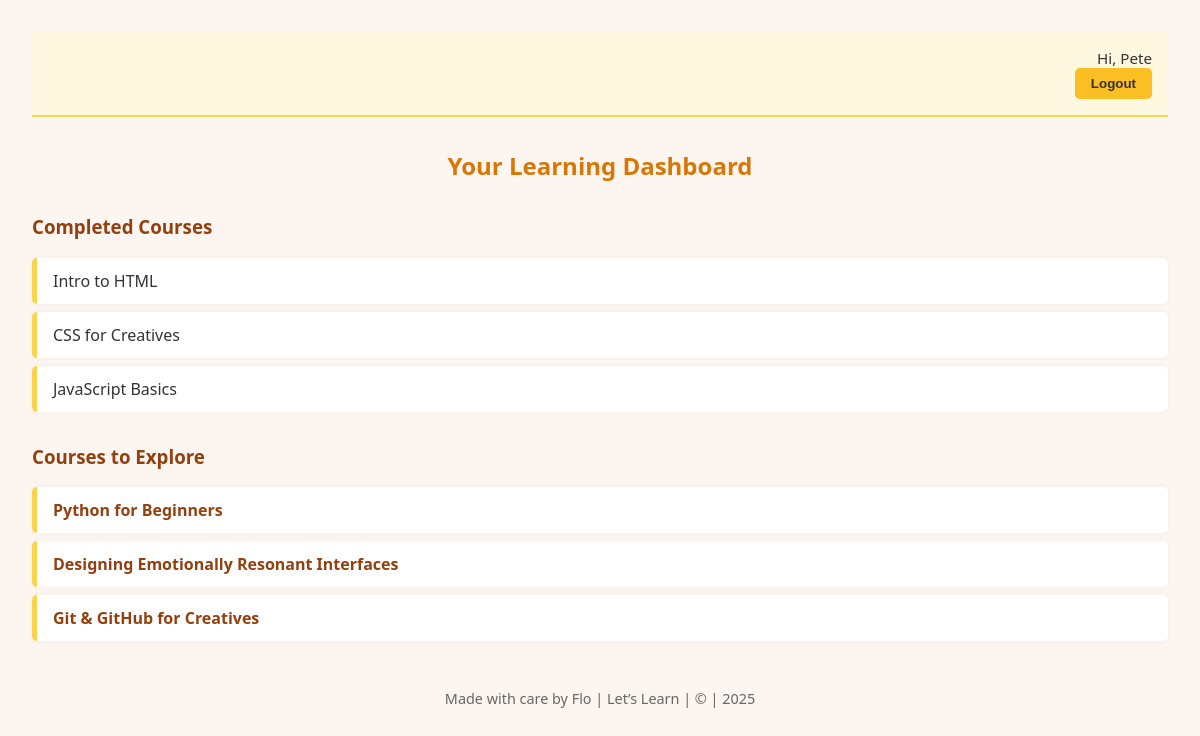
Page /dashboard/ (signed in) on the committed database.
### LetsLearn/models.py (models this page shows, shortened)
class Course(models.Model):
    CATEGORY_CHOICES = [
        ('web', 'Web Development'),
        ('data', 'Data Science'),
        ('design', 'Design'),
    ]
    title = models.CharField(max_length=100)
    description = models.TextField()
    category = models.CharField(max_length=20, choices=CATEGORY_CHOICES, default='web')
    completed_by = models.ManyToManyField(User, blank=True)

### LetsLearn/views.py (the view)
# urls.py: path('dashboard/', views.dashboard, name='dashboard'),
def dashboard(request):
    if request.user.is_authenticated:
        completed = Course.objects.filter(completed_by=request.user)
        remaining = Course.objects.exclude(completed_by=request.user)
        return render(request, 'dashboard.html', {
            'completed': completed,
            'remaining': remaining
        })
    return redirect('login')

### templates/dashboard.html (shortened to what this page needs)
<!DOCTYPE html>
{% load static %}
<html lang="en">
<head>
</head>
<body>
  <div class="top-bar">
    {% if user.is_authenticated %}
      <p>Hi, {{ user.username }}
        <form method="post" action="{% url 'logout' %}">
          <button type="submit" class="link-button">Logout</button>
        </form>
      </p>
    {% else %}
      <p><a href="{% url 'login' %}">Login</a> | <a href="{% url 'signup' %}">Sign Up</a></p>
    {% endif %}
  </div>
  <h2>Your Learning Dashboard</h2>
  <h3>Completed Courses</h3>
  <ul>
    {% for course in completed %}
      <li>{{ course.title }}</li>
    {% empty %}
      <li>No courses completed yet—your glow begins here. 🌱</li>
    {% endfor %}
  </ul>
  <h3> Courses to Explore</h3>
  <ul>
    {% for course in remaining %}
      <li><a href="{% url 'course_detail' course.id %}">{{ course.title }}</a></li>
    {% empty %}
      <li>No courses available yet—stay tuned for new paths. </li>
    {% endfor %}
  </ul>
  <footer>
    Made with care by Flo | Let’s Learn | &copy; | 2025
  </footer>
</body>
</html>

### templates/dashboard.html (style rules this page uses)
body { font-family: 'Segoe UI', sans-serif; background-color: #fdf6f0; color: #333; margin: 0; padding: 2rem; }
.top-bar { text-align: right; margin-bottom: 2rem; background-color: #fff8e1; padding: 1rem; border-bottom: 2px solid #fcd34d; }
.top-bar p { margin: 0; font-size: 0.95rem; }
.link-button, button { background-color: #fbbf24; border: none; padding: 0.5rem 1rem; font-weight: bold; cursor: pointer; border-radius: 5px; color: #333; transition: background-color 0.3s ease; }
h2 { text-align: center; color: #d97706; margin-bottom: 1rem; }
h3 { color: #92400e; margin-top: 2rem; }
ul { list-style-type: none; padding: 0; margin: 1rem 0; }
ul li { background-color: #fff; padding: 0.75rem 1rem; margin-bottom: 0.5rem; border-left: 5px solid #fcd34d; box-shadow: 0 0 5px rgba(0,0,0,0.05); border-radius: 5px; }
ul li a { text-decoration: none; color: #92400e; font-weight: bold; }
footer { text-align: center; margin-top: 3rem; font-size: 0.9rem; color: #666; }

### rows in the picture
Course: title "Intro to HTML"
Course: title "CSS for Creatives"
Course: title "JavaScript Basics"
Course: title "Python for Beginners"
Course: title "Designing Emotionally Resonant Interfaces"
Course: title "Git & GitHub for Creatives"

### other values in the picture
{{ user.username }} "Pete"
